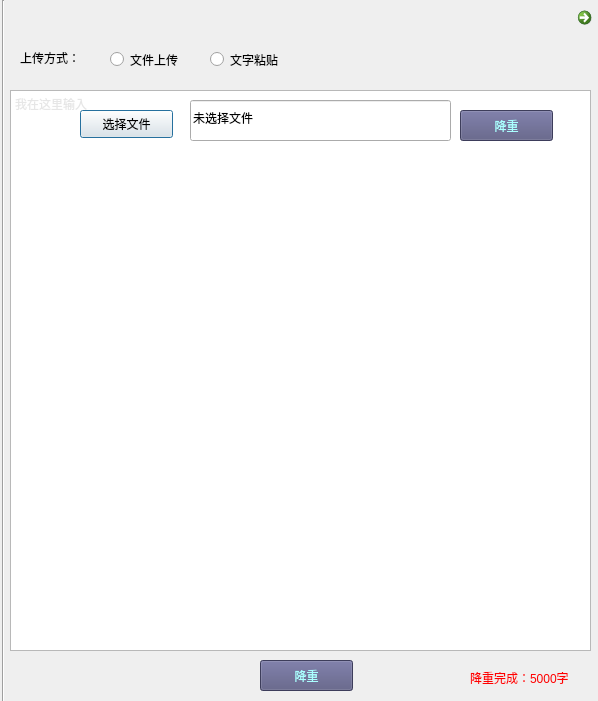
<?xml version="1.0" encoding="UTF-8"?>
<ui version="4.0">
 <class>Dialog</class>
 <widget class="QDialog" name="Dialog">
  <property name="geometry">
   <rect>
    <x>0</x>
    <y>0</y>
    <width>598</width>
    <height>701</height>
   </rect>
  </property>
  <property name="windowTitle">
   <string>Dialog</string>
  </property>
  <widget class="Line" name="line">
   <property name="geometry">
    <rect>
     <x>590</x>
     <y>-10</y>
     <width>20</width>
     <height>711</height>
    </rect>
   </property>
   <property name="orientation">
    <enum>Qt::Vertical</enum>
   </property>
  </widget>
  <widget class="Line" name="line_2">
   <property name="geometry">
    <rect>
     <x>-7</x>
     <y>0</y>
     <width>20</width>
     <height>711</height>
    </rect>
   </property>
   <property name="orientation">
    <enum>Qt::Vertical</enum>
   </property>
  </widget>
  <widget class="QLineEdit" name="lineEdit">
   <property name="geometry">
    <rect>
     <x>190</x>
     <y>100</y>
     <width>261</width>
     <height>41</height>
    </rect>
   </property>
   <property name="styleSheet">
    <string notr="true"/>
   </property>
   <property name="text">
    <string>未选择文件</string>
   </property>
  </widget>
  <widget class="QPushButton" name="pushButton">
   <property name="geometry">
    <rect>
     <x>80</x>
     <y>110</y>
     <width>93</width>
     <height>28</height>
    </rect>
   </property>
   <property name="text">
    <string>选择文件</string>
   </property>
  </widget>
  <widget class="QLabel" name="label">
   <property name="geometry">
    <rect>
     <x>20</x>
     <y>50</y>
     <width>72</width>
     <height>15</height>
    </rect>
   </property>
   <property name="text">
    <string>上传方式：</string>
   </property>
  </widget>
  <widget class="QRadioButton" name="radioButton">
   <property name="geometry">
    <rect>
     <x>110</x>
     <y>50</y>
     <width>115</width>
     <height>19</height>
    </rect>
   </property>
   <property name="text">
    <string>文件上传</string>
   </property>
  </widget>
  <widget class="QRadioButton" name="radioButton_2">
   <property name="geometry">
    <rect>
     <x>210</x>
     <y>50</y>
     <width>115</width>
     <height>19</height>
    </rect>
   </property>
   <property name="text">
    <string>文字粘贴</string>
   </property>
  </widget>
  <widget class="QPushButton" name="pushButton_2">
   <property name="geometry">
    <rect>
     <x>460</x>
     <y>110</y>
     <width>93</width>
     <height>31</height>
    </rect>
   </property>
   <property name="styleSheet">
    <string notr="true">background-color: rgb(85, 85, 127);
color: rgb(170, 255, 255);
font: 75 10pt &quot;Adobe Caslon Pro Bold&quot;;</string>
   </property>
   <property name="text">
    <string>降重</string>
   </property>
  </widget>
  <widget class="QPushButton" name="pushButton_3">
   <property name="geometry">
    <rect>
     <x>260</x>
     <y>660</y>
     <width>93</width>
     <height>31</height>
    </rect>
   </property>
   <property name="styleSheet">
    <string notr="true">background-color: rgb(85, 85, 127);
color: rgb(170, 255, 255);
font: 75 10pt &quot;Adobe Caslon Pro Bold&quot;;</string>
   </property>
   <property name="text">
    <string>降重</string>
   </property>
  </widget>
  <widget class="QTextBrowser" name="textBrowser_2">
   <property name="geometry">
    <rect>
     <x>600</x>
     <y>-10</y>
     <width>581</width>
     <height>721</height>
    </rect>
   </property>
  </widget>
  <widget class="QLabel" name="label_2">
   <property name="geometry">
    <rect>
     <x>560</x>
     <y>120</y>
     <width>72</width>
     <height>15</height>
    </rect>
   </property>
   <property name="text">
    <string/>
   </property>
  </widget>
  <widget class="QCommandLinkButton" name="commandLinkButton">
   <property name="geometry">
    <rect>
     <x>570</x>
     <y>0</y>
     <width>31</width>
     <height>31</height>
    </rect>
   </property>
   <property name="text">
    <string/>
   </property>
  </widget>
  <widget class="QTextEdit" name="textEdit">
   <property name="geometry">
    <rect>
     <x>10</x>
     <y>90</y>
     <width>581</width>
     <height>561</height>
    </rect>
   </property>
   <property name="html">
    <string>&lt;!DOCTYPE HTML PUBLIC &quot;-//W3C//DTD HTML 4.0//EN&quot; &quot;http://www.w3.org/TR/REC-html40/strict.dtd&quot;&gt;
&lt;html&gt;&lt;head&gt;&lt;meta name=&quot;qrichtext&quot; content=&quot;1&quot; /&gt;&lt;style type=&quot;text/css&quot;&gt;
p, li { white-space: pre-wrap; }
&lt;/style&gt;&lt;/head&gt;&lt;body style=&quot; font-family:'SimSun'; font-size:9pt; font-weight:400; font-style:normal;&quot;&gt;
&lt;p style=&quot; margin-top:0px; margin-bottom:0px; margin-left:0px; margin-right:0px; -qt-block-indent:0; text-indent:0px;&quot;&gt;&lt;span style=&quot; color:#e6e6e6;&quot;&gt;我在这里输入&lt;/span&gt;&lt;/p&gt;&lt;/body&gt;&lt;/html&gt;</string>
   </property>
  </widget>
  <widget class="QLabel" name="label_3">
   <property name="geometry">
    <rect>
     <x>470</x>
     <y>670</y>
     <width>201</width>
     <height>16</height>
    </rect>
   </property>
   <property name="styleSheet">
    <string notr="true">color: rgb(255, 0, 0);</string>
   </property>
   <property name="text">
    <string>降重完成：5000字</string>
   </property>
  </widget>
  <zorder>textEdit</zorder>
  <zorder>line</zorder>
  <zorder>line_2</zorder>
  <zorder>lineEdit</zorder>
  <zorder>pushButton</zorder>
  <zorder>label</zorder>
  <zorder>radioButton</zorder>
  <zorder>radioButton_2</zorder>
  <zorder>pushButton_2</zorder>
  <zorder>pushButton_3</zorder>
  <zorder>textBrowser_2</zorder>
  <zorder>label_2</zorder>
  <zorder>commandLinkButton</zorder>
  <zorder>label_3</zorder>
 </widget>
 <resources/>
 <connections/>
</ui>
